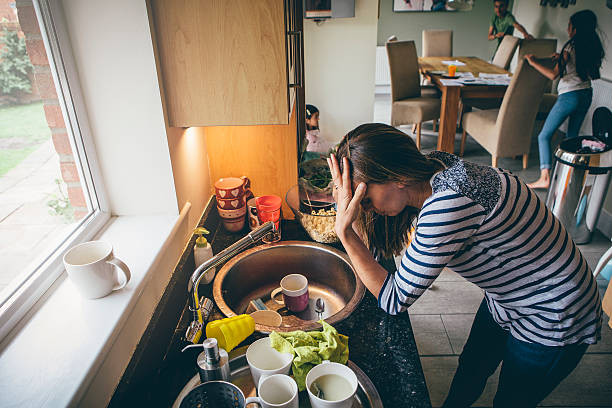
#> input picture research/code/poc/basic_rpi/kitchen_mess.jpg, 612 x 408 px
$ python image_resize.py
#> lines starting #> are read from the running program, lines starting #| are printed output that depends on the picture
import cv2
import matplotlib.pyplot as plt

im = cv2.imread('kitchen_mess.jpg')
#> im is the input picture: shape (408, 612, 3); mean B, G, R 115.2, 125.8, 132.6
im_resized = cv2.resize(im, (224, 224), interpolation=cv2.INTER_LINEAR)
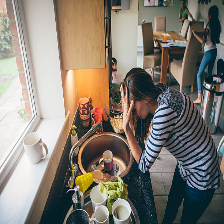
#> im_resized: shape (224, 224, 3); mean B, G, R 115, 125.6, 132.5

plt.imshow(cv2.cvtColor(im_resized, cv2.COLOR_BGR2RGB))
plt.show()
